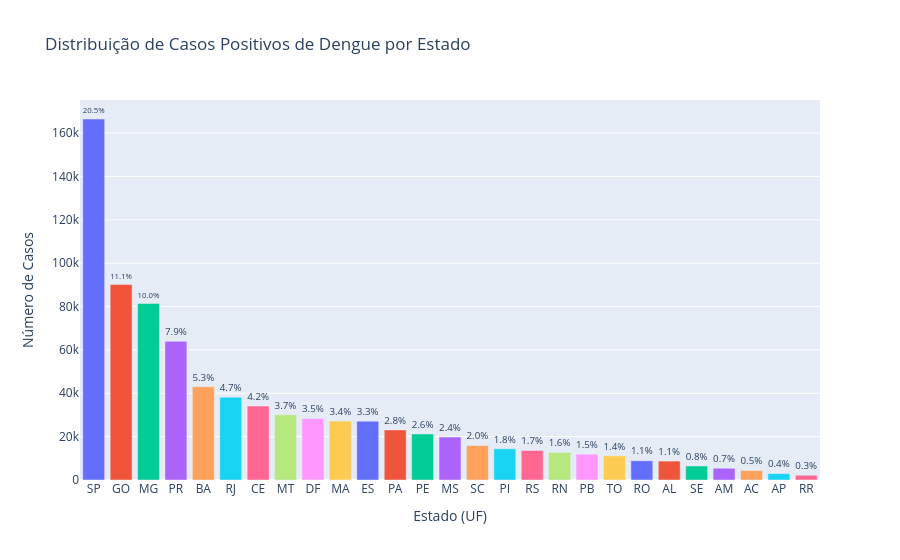

This figure's notebook cell:
### Code cell
df_estado["Percentual"] = (
    df_estado["Notificações"]
    / df_estado["Notificações"].sum()
    * 100
)

df_estado = df_estado.sort_values(
    by="Notificações",
    ascending=False
)

fig = px.bar(
    df_estado,
    x="Estado",
    y="Notificações",
    color="Notificações",
    color_continuous_scale="Reds",
    text=df_estado["Percentual"].map(lambda x: f"{x:.1f}%"),
    title="Distribuição de Casos Positivos de Dengue por Estado",
)

fig.update_traces(textposition="outside")

fig.update_layout(
    xaxis_title="Estado (UF)",
    yaxis_title="Número de Casos",
    showlegend=False
)

fig.show()

### Figure 1 — Plotly figure (JSON) as saved in the notebook; plotly's stock layout.template omitted (floating-point values rounded to 4 significant figures)
{"data": [{"hovertemplate": "Notificações=%{y}<br>Estado=%{x}<br>text=%{text}<extra></extra>", "legendgroup": "166504", "marker": {"color": "#636efa", "pattern": {"shape": ""}}, "name": "166504", "orientation": "v", "showlegend": true, "text": ["20.5%"], "textposition": "outside", "type": "bar", "x": ["SP"], "xaxis": "x", "y": [166504], "yaxis": "y"}, {"hovertemplate": "Notificações=%{y}<br>Estado=%{x}<br>text=%{text}<extra></extra>", "legendgroup": "90136", "marker": {"color": "#EF553B", "pattern": {"shape": ""}}, "name": "90136", "orientation": "v", "showlegend": true, "text": ["11.1%"], "textposition": "outside", "type": "bar", "x": ["GO"], "xaxis": "x", "y": [90136], "yaxis": "y"}, {"hovertemplate": "Notificações=%{y}<br>Estado=%{x}<br>text=%{text}<extra></extra>", "legendgroup": "81428", "marker": {"color": "#00cc96", "pattern": {"shape": ""}}, "name": "81428", "orientation": "v", "showlegend": true, "text": ["10.0%"], "textposition": "outside", "type": "bar", "x": ["MG"], "xaxis": "x", "y": [81428], "yaxis": "y"}, {"hovertemplate": "Notificações=%{y}<br>Estado=%{x}<br>text=%{text}<extra></extra>", "legendgroup": "63947", "marker": {"color": "#ab63fa", "pattern": {"shape": ""}}, "name": "63947", "orientation": "v", "showlegend": true, "text": ["7.9%"], "textposition": "outside", "type": "bar", "x": ["PR"], "xaxis": "x", "y": [63947], "yaxis": "y"}, {"hovertemplate": "Notificações=%{y}<br>Estado=%{x}<br>text=%{text}<extra></extra>", "legendgroup": "42985", "marker": {"color": "#FFA15A", "pattern": {"shape": ""}}, "name": "42985", "orientation": "v", "showlegend": true, "text": ["5.3%"], "textposition": "outside", "type": "bar", "x": ["BA"], "xaxis": "x", "y": [42985], "yaxis": "y"}, {"hovertemplate": "Notificações=%{y}<br>Estado=%{x}<br>text=%{text}<extra></extra>", "legendgroup": "38195", "marker": {"color": "#19d3f3", "pattern": {"shape": ""}}, "name": "38195", "orientation": "v", "showlegend": true, "text": ["4.7%"], "textposition": "outside", "type": "bar", "x": ["RJ"], "xaxis": "x", "y": [38195], "yaxis": "y"}, {"hovertemplate": "Notificações=%{y}<br>Estado=%{x}<br>text=%{text}<extra></extra>", "legendgroup": "34112", "marker": {"color": "#FF6692", "pattern": {"shape": ""}}, "name": "34112", "orientation": "v", "showlegend": true, "text": ["4.2%"], "textposition": "outside", "type": "bar", "x": ["CE"], "xaxis": "x", "y": [34112], "yaxis": "y"}, {"hovertemplate": "Notificações=%{y}<br>Estado=%{x}<br>text=%{text}<extra></extra>", "legendgroup": "30042", "marker": {"color": "#B6E880", "pattern": {"shape": ""}}, "name": "30042", "orientation": "v", "showlegend": true, "text": ["3.7%"], "textposition": "outside", "type": "bar", "x": ["MT"], "xaxis": "x", "y": [30042], "yaxis": "y"}, {"hovertemplate": "Notificações=%{y}<br>Estado=%{x}<br>text=%{text}<extra></extra>", "legendgroup": "28355", "marker": {"color": "#FF97FF", "pattern": {"shape": ""}}, "name": "28355", "orientation": "v", "showlegend": true, "text": ["3.5%"], "textposition": "outside", "type": "bar", "x": ["DF"], "xaxis": "x", "y": [28355], "yaxis": "y"}, {"hovertemplate": "Notificações=%{y}<br>Estado=%{x}<br>text=%{text}<extra></extra>", "legendgroup": "27234", "marker": {"color": "#FECB52", "pattern": {"shape": ""}}, "name": "27234", "orientation": "v", "showlegend": true, "text": ["3.4%"], "textposition": "outside", "type": "bar", "x": ["MA"], "xaxis": "x", "y": [27234], "yaxis": "y"}, {"hovertemplate": "Notificações=%{y}<br>Estado=%{x}<br>text=%{text}<extra></extra>", "legendgroup": "27151", "marker": {"color": "#636efa", "pattern": {"shape": ""}}, "name": "27151", "orientation": "v", "showlegend": true, "text": ["3.3%"], "textposition": "outside", "type": "bar", "x": ["ES"], "xaxis": "x", "y": [27151], "yaxis": "y"}, {"hovertemplate": "Notificações=%{y}<br>Estado=%{x}<br>text=%{text}<extra></extra>", "legendgroup": "23113", "marker": {"color": "#EF553B", "pattern": {"shape": ""}}, "name": "23113", "orientation": "v", "showlegend": true, "text": ["2.8%"], "textposition": "outside", "type": "bar", "x": ["PA"], "xaxis": "x", "y": [23113], "yaxis": "y"}, {"hovertemplate": "Notificações=%{y}<br>Estado=%{x}<br>text=%{text}<extra></extra>", "legendgroup": "21237", "marker": {"color": "#00cc96", "pattern": {"shape": ""}}, "name": "21237", "orientation": "v", "showlegend": true, "text": ["2.6%"], "textposition": "outside", "type": "bar", "x": ["PE"], "xaxis": "x", "y": [21237], "yaxis": "y"}, {"hovertemplate": "Notificações=%{y}<br>Estado=%{x}<br>text=%{text}<extra></extra>", "legendgroup": "19818", "marker": {"color": "#ab63fa", "pattern": {"shape": ""}}, "name": "19818", "orientation": "v", "showlegend": true, "text": ["2.4%"], "textposition": "outside", "type": "bar", "x": ["MS"], "xaxis": "x", "y": [19818], "yaxis": "y"}, {"hovertemplate": "Notificações=%{y}<br>Estado=%{x}<br>text=%{text}<extra></extra>", "legendgroup": "15861", "marker": {"color": "#FFA15A", "pattern": {"shape": ""}}, "name": "15861", "orientation": "v", "showlegend": true, "text": ["2.0%"], "textposition": "outside", "type": "bar", "x": ["SC"], "xaxis": "x", "y": [15861], "yaxis": "y"}, {"hovertemplate": "Notificações=%{y}<br>Estado=%{x}<br>text=%{text}<extra></extra>", "legendgroup": "14391", "marker": {"color": "#19d3f3", "pattern": {"shape": ""}}, "name": "14391", "orientation": "v", "showlegend": true, "text": ["1.8%"], "textposition": "outside", "type": "bar", "x": ["PI"], "xaxis": "x", "y": [14391], "yaxis": "y"}, {"hovertemplate": "Notificações=%{y}<br>Estado=%{x}<br>text=%{text}<extra></extra>", "legendgroup": "13629", "marker": {"color": "#FF6692", "pattern": {"shape": ""}}, "name": "13629", "orientation": "v", "showlegend": true, "text": ["1.7%"], "textposition": "outside", "type": "bar", "x": ["RS"], "xaxis": "x", "y": [13629], "yaxis": "y"}, {"hovertemplate": "Notificações=%{y}<br>Estado=%{x}<br>text=%{text}<extra></extra>", "legendgroup": "12697", "marker": {"color": "#B6E880", "pattern": {"shape": ""}}, "name": "12697", "orientation": "v", "showlegend": true, "text": ["1.6%"], "textposition": "outside", "type": "bar", "x": ["RN"], "xaxis": "x", "y": [12697], "yaxis": "y"}, {"hovertemplate": "Notificações=%{y}<br>Estado=%{x}<br>text=%{text}<extra></extra>", "legendgroup": "11922", "marker": {"color": "#FF97FF", "pattern": {"shape": ""}}, "name": "11922", "orientation": "v", "showlegend": true, "text": ["1.5%"], "textposition": "outside", "type": "bar", "x": ["PB"], "xaxis": "x", "y": [11922], "yaxis": "y"}, {"hovertemplate": "Notificações=%{y}<br>Estado=%{x}<br>text=%{text}<extra></extra>", "legendgroup": "11154", "marker": {"color": "#FECB52", "pattern": {"shape": ""}}, "name": "11154", "orientation": "v", "showlegend": true, "text": ["1.4%"], "textposition": "outside", "type": "bar", "x": ["TO"], "xaxis": "x", "y": [11154], "yaxis": "y"}, {"hovertemplate": "Notificações=%{y}<br>Estado=%{x}<br>text=%{text}<extra></extra>", "legendgroup": "8883", "marker": {"color": "#636efa", "pattern": {"shape": ""}}, "name": "8883", "orientation": "v", "showlegend": true, "text": ["1.1%"], "textposition": "outside", "type": "bar", "x": ["RO"], "xaxis": "x", "y": [8883], "yaxis": "y"}, {"hovertemplate": "Notificações=%{y}<br>Estado=%{x}<br>text=%{text}<extra></extra>", "legendgroup": "8729", "marker": {"color": "#EF553B", "pattern": {"shape": ""}}, "name": "8729", "orientation": "v", "showlegend": true, "text": ["1.1%"], "textposition": "outside", "type": "bar", "x": ["AL"], "xaxis": "x", "y": [8729], "yaxis": "y"}, {"hovertemplate": "Notificações=%{y}<br>Estado=%{x}<br>text=%{text}<extra></extra>", "legendgroup": "6470", "marker": {"color": "#00cc96", "pattern": {"shape": ""}}, "name": "6470", "orientation": "v", "showlegend": true, "text": ["0.8%"], "textposition": "outside", "type": "bar", "x": ["SE"], "xaxis": "x", "y": [6470], "yaxis": "y"}, {"hovertemplate": "Notificações=%{y}<br>Estado=%{x}<br>text=%{text}<extra></extra>", "legendgroup": "5431", "marker": {"color": "#ab63fa", "pattern": {"shape": ""}}, "name": "5431", "orientation": "v", "showlegend": true, "text": ["0.7%"], "textposition": "outside", "type": "bar", "x": ["AM"], "xaxis": "x", "y": [5431], "yaxis": "y"}, {"hovertemplate": "Notificações=%{y}<br>Estado=%{x}<br>text=%{text}<extra></extra>", "legendgroup": "4366", "marker": {"color": "#FFA15A", "pattern": {"shape": ""}}, "name": "4366", "orientation": "v", "showlegend": true, "text": ["0.5%"], "textposition": "outside", "type": "bar", "x": ["AC"], "xaxis": "x", "y": [4366], "yaxis": "y"}, {"hovertemplate": "Notificações=%{y}<br>Estado=%{x}<br>text=%{text}<extra></extra>", "legendgroup": "2942", "marker": {"color": "#19d3f3", "pattern": {"shape": ""}}, "name": "2942", "orientation": "v", "showlegend": true, "text": ["0.4%"], "textposition": "outside", "type": "bar", "x": ["AP"], "xaxis": "x", "y": [2942], "yaxis": "y"}, {"hovertemplate": "Notificações=%{y}<br>Estado=%{x}<br>text=%{text}<extra></extra>", "legendgroup": "2192", "marker": {"color": "#FF6692", "pattern": {"shape": ""}}, "name": "2192", "orientation": "v", "showlegend": true, "text": ["0.3%"], "textposition": "outside", "type": "bar", "x": ["RR"], "xaxis": "x", "y": [2192], "yaxis": "y"}], "layout": {"barmode": "relative", "legend": {"title": {"text": "Notificações"}, "tracegroupgap": 0}, "showlegend": false, "title": {"text": "Distribuição de Casos Positivos de Dengue por Estado"}, "xaxis": {"anchor": "y", "domain": [0, 1], "title": {"text": "Estado (UF)"}}, "yaxis": {"anchor": "x", "categoryarray": [2192, 2942, 4366, 5431, 6470, 8729, 8883, 11154, 11922, 12697, 13629, 14391, 15861, 19818, 21237, 23113, 27151, 27234, 28355, 30042, 34112, 38195, 42985, 63947, 81428, 90136, 166504], "categoryorder": "array", "domain": [0, 1], "title": {"text": "Número de Casos"}}}}
